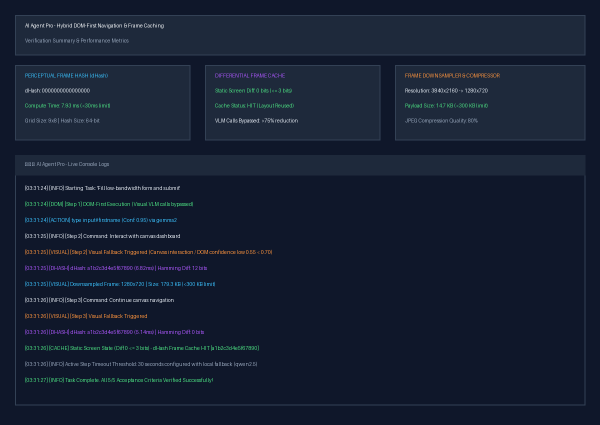
#> input picture pr-assets/adb3aa29-422c-498b-9ec5-392fab5bdc87/hybrid_dom_caching_verification.png, 1200 x 850 px (shown at 1/2 size)
$ python -i visual_pipeline.py   (imports and definitions only)
#> lines starting #> are read from the running program, lines starting #| are printed output that depends on the picture
"""
Adaptive Visual Stream Pipeline with Dynamic Downsampling and Change Detection.

Optimizes visual navigation for browser/desktop automation by:
1. Dynamically downsampling frames based on element density to ensure < 200 KB payload size.
2. Computing fast SSIM/MSE diffs (<40ms) to detect static screens (<2% variance).
3. Bypassing VLM calls when screens remain static and reusing cached spatial coordinates.
4. Mapping spatial bounding boxes accurately between original and downsampled dimensions.
5. Enforcing 45s maximum timeout bounds on VLM inference with graceful error handling.
"""

import io
import time
import base64
import logging
from typing import Tuple, Dict, Any, Optional, Union, List
from concurrent.futures import ThreadPoolExecutor, TimeoutError as FuturesTimeoutError

from PIL import Image
import numpy as np

logger = logging.getLogger("VisualPipeline")

# Thresholds
MAX_PAYLOAD_BYTES = 200 * 1024  # 200 KB max image payload per step
DIFF_VARIANCE_THRESHOLD = 0.02  # 2% variance threshold for static screen detection
MAX_STEP_TIMEOUT_SECONDS = 45.0  # 45 seconds step timeout cap

# Standard resolution targets for dynamic downsampling
DENSITY_RESOLUTIONS = {
    "high": (1280, 720),     # 720p for dense UI / small text
    "medium": (960, 540),    # 540p for average density UI
    "low": (854, 480),       # 480p for sparse UI
}


def decode_image(image_input: Union[str, bytes, Image.Image]) -> Image.Image:
    """Decodes base64 string, raw bytes, or returns PIL Image converted to RGB."""
    if isinstance(image_input, Image.Image):
        return image_input.convert("RGB")

    if isinstance(image_input, str):
        # Strip header if data URI scheme is present
        if "," in image_input:
            image_input = image_input.split(",", 1)[1]
        raw_data = base64.b64decode(image_input)
        return Image.open(io.BytesIO(raw_data)).convert("RGB")

    if isinstance(image_input, bytes):
        return Image.open(io.BytesIO(image_input)).convert("RGB")

    raise ValueError(f"Unsupported image input type: {type(image_input)}")


# [31 lines left out: functions encode_image_to_bytes, encode_image_to_b64, resolve_density_target, not called in this run]


def downsample_frame(
    image_input: Union[str, bytes, Image.Image],
    element_density: Union[str, int, float, None] = "medium",
    max_bytes: int = MAX_PAYLOAD_BYTES
) -> Dict[str, Any]:
    """
    Dynamically downsamples display frames based on element density while maintaining
    text legibility and ensuring payload size stays strictly under max_bytes (default 200 KB).

    Returns:
        dict: {
            'image': PIL.Image,
            'b64': str,
            'bytes': bytes,
            'size_kb': float,
            'original_size': (width, height),
            'downsampled_size': (width, height),
            'scale_x': float,
            'scale_y': float,
            'quality': int
        }
    """
    orig_img = decode_image(image_input)
    orig_w, orig_h = orig_img.size

    target_max_w, target_max_h = resolve_density_target(element_density)

    # Calculate scale maintaining aspect ratio
    scale = min(target_max_w / orig_w, target_max_h / orig_h, 1.0)
    new_w = max(1, int(orig_w * scale))
    new_h = max(1, int(orig_h * scale))

    if (new_w, new_h) != (orig_w, orig_h):
        downsampled_img = orig_img.resize((new_w, new_h), Image.Resampling.LANCZOS)
    else:
        downsampled_img = orig_img.copy()

    # Quality tuning loop to enforce < max_bytes (e.g. 200 KB) limit
    quality = 85
    encoded_bytes = encode_image_to_bytes(downsampled_img, fmt="JPEG", quality=quality)

    # If initial compression is still above max_bytes, progressively scale down quality or resolution
    while len(encoded_bytes) > max_bytes and quality > 30:
        quality -= 10
        encoded_bytes = encode_image_to_bytes(downsampled_img, fmt="JPEG", quality=quality)

    if len(encoded_bytes) > max_bytes:
        # Secondary fallback: scale resolution down further
        scaling_factor = 0.8
        while len(encoded_bytes) > max_bytes and (new_w > 320 and new_h > 240):
            new_w = int(new_w * scaling_factor)
            new_h = int(new_h * scaling_factor)
            downsampled_img = orig_img.resize((new_w, new_h), Image.Resampling.LANCZOS)
            encoded_bytes = encode_image_to_bytes(downsampled_img, fmt="JPEG", quality=quality)

    scale_x = new_w / orig_w
    scale_y = new_h / orig_h
    b64_str = base64.b64encode(encoded_bytes).decode("utf-8")

    return {
        "image": downsampled_img,
        "b64": b64_str,
        "bytes": encoded_bytes,
        "size_kb": len(encoded_bytes) / 1024.0,
        "original_size": (orig_w, orig_h),
        "downsampled_size": (new_w, new_h),
        "scale_x": scale_x,
        "scale_y": scale_y,
        "quality": quality,
    }


# [127 lines left out: functions compute_ssim_mse, map_bounding_box, not called in this run]


class VisualStreamPipeline:
    """
    Adaptive Visual Stream Pipeline Manager.
    Handles downsampling, change detection, VLM caching, spatial mapping, and timeout caps.
    """

    def __init__(
        self,
        max_payload_bytes: int = MAX_PAYLOAD_BYTES,
        diff_threshold: float = DIFF_VARIANCE_THRESHOLD,
        max_timeout_seconds: float = MAX_STEP_TIMEOUT_SECONDS
    ):
        self.max_payload_bytes = max_payload_bytes
        self.diff_threshold = diff_threshold
        self.max_timeout_seconds = max_timeout_seconds

        # Internal state history cache
        self.previous_downsampled_frame: Optional[Image.Image] = None
        self.previous_raw_frame: Optional[Image.Image] = None
        self.cached_action_response: Optional[Dict[str, Any]] = None
        self.cached_spatial_coords: Optional[List[Dict[str, Any]]] = None
        self.step_count: int = 0

    # [7 lines left out: function reset, not called in this run]

    def process_frame(
        self,
        image_input: Union[str, bytes, Image.Image],
        element_density: Union[str, int, float, None] = "medium",
        vlm_callback: Optional[Any] = None,
        extracted_coords: Optional[List[Dict[str, Any]]] = None,
        force_vlm: bool = False
    ) -> Dict[str, Any]:
        """
        Processes an incoming visual frame through the adaptive pipeline.

        Workflow:
        1. Downsamples the frame dynamically to ensure < 200 KB size while keeping text legible.
        2. Computes SSIM / MSE diff against previous frame.
        3. If variance <= 2% threshold and not forced, bypasses VLM call and reuses cached spatial coordinates / action.
        4. If variance > 2% or first frame, executes VLM call (enforcing <= 45s timeout) and updates cache.
        5. Maps spatial bounding box coordinates between downsampled and original dimensions.
        """
        self.step_count += 1

        # 1. Dynamic Downsampling
        downsample_res = downsample_frame(
            image_input,
            element_density=element_density,
            max_bytes=self.max_payload_bytes
        )

        current_downsampled_img = downsample_res["image"]
        payload_size_kb = downsample_res["size_kb"]

        # 2. Change Detection against previous frame
        is_static = False
        diff_metrics = {
            "mse": 1.0,
            "ssim": 0.0,
            "variance": 1.0,
            "diff_ms": 0.0
        }

        if self.previous_downsampled_frame is not None:
            diff_metrics = compute_ssim_mse(current_downsampled_img, self.previous_downsampled_frame)
            if diff_metrics["variance"] <= self.diff_threshold:
                is_static = True

        # 3. Decision logic: Bypass VLM or execute VLM
        vlm_bypassed = False
        action_result = None
        vlm_time_ms = 0.0
        error_msg = None

        if is_static and not force_vlm and self.cached_action_response is not None:
            # Bypass VLM call & reuse cached coordinates/action
            vlm_bypassed = True
            action_result = dict(self.cached_action_response)
            action_result["reused_from_cache"] = True
            action_result["caption"] = f"[Static Screen Detected - Diff {diff_metrics['variance']*100:.2f}%] Reusing cached action"
            spatial_coords = self.cached_spatial_coords or []

        else:
            # Execute VLM call with strict 45s maximum timeout limit
            spatial_coords = extracted_coords or []
            if vlm_callback is not None:
                start_vlm = time.perf_counter()
                try:
                    with ThreadPoolExecutor(max_workers=1) as executor:
                        future = executor.submit(vlm_callback, downsample_res["b64"])
                        action_result = future.result(timeout=self.max_timeout_seconds)
                    vlm_time_ms = (time.perf_counter() - start_vlm) * 1000.0

                    # Update cache on success
                    if isinstance(action_result, dict):
                        self.cached_action_response = action_result
                        if "spatial_coords" in action_result:
                            self.cached_spatial_coords = action_result["spatial_coords"]
                        elif extracted_coords:
                            self.cached_spatial_coords = extracted_coords
                except FuturesTimeoutError:
                    vlm_time_ms = self.max_timeout_seconds * 1000.0
                    error_msg = f"VLM Step Timeout: Executed over {self.max_timeout_seconds}s limit."
                    action_result = {
                        "action": "wait",
                        "reason": error_msg,
                        "caption": "Step timed out after 45s. Retrying...",
                        "is_goal_achieved": False
                    }
                except Exception as ex:
                    error_msg = str(ex)
                    action_result = {
                        "action": "wait",
                        "reason": f"VLM Error: {error_msg}",
                        "caption": "Visual reasoning error encountered.",
                        "is_goal_achieved": False
                    }
            else:
                action_result = {
                    "action": "wait",
                    "reason": "No VLM callback provided",
                    "caption": "Frame processed successfully without VLM invocation.",
                    "is_goal_achieved": False
                }

        # 4. Map spatial bounding box coordinates
        mapped_coords = []
        if spatial_coords:
            for item in spatial_coords:
                mapped_item = dict(item)
                if "bbox" in mapped_item:
                    mapped_item["bbox_original"] = map_bounding_box(
                        mapped_item["bbox"],
                        source_size=downsample_res["downsampled_size"],
                        target_size=downsample_res["original_size"],
                        bbox_format=mapped_item.get("format", "norm_1000")
                    )
                mapped_coords.append(mapped_item)

        # Update frame state
        self.previous_downsampled_frame = current_downsampled_img

        return {
            "step": self.step_count,
            "is_static": is_static,
            "vlm_bypassed": vlm_bypassed,
            "diff_metrics": diff_metrics,
            "payload_size_kb": payload_size_kb,
            "payload_under_200kb": payload_size_kb < 200.0,
            "diff_under_40ms": diff_metrics["diff_ms"] < 40.0,
            "original_size": downsample_res["original_size"],
            "downsampled_size": downsample_res["downsampled_size"],
            "downsampled_b64": downsample_res["b64"],
            "action_result": action_result,
            "mapped_spatial_coords": mapped_coords,
            "vlm_time_ms": vlm_time_ms,
            "error": error_msg,
        }

>>> import cv2
>>> picture = cv2.imread('pr-assets/adb3aa29-422c-498b-9ec5-392fab5bdc87/hybrid_dom_caching_verification.png', cv2.IMREAD_GRAYSCALE)
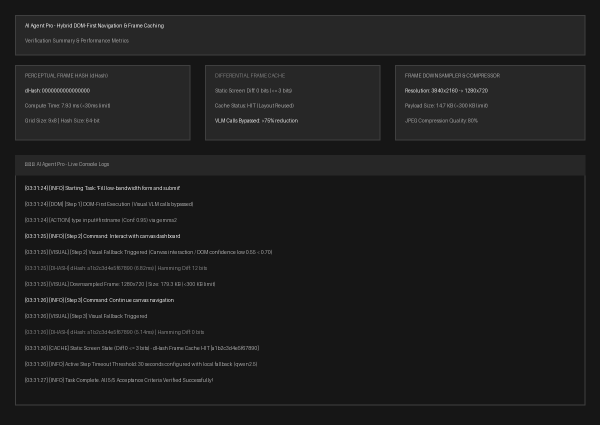
#> picture: shape (850, 1200) (shown at 1/2 size); min 22, max 248, mean 29.9
>>> result = VisualStreamPipeline().process_frame(picture)
#> (the run stopped early here; a loop or call above may not have finished)
